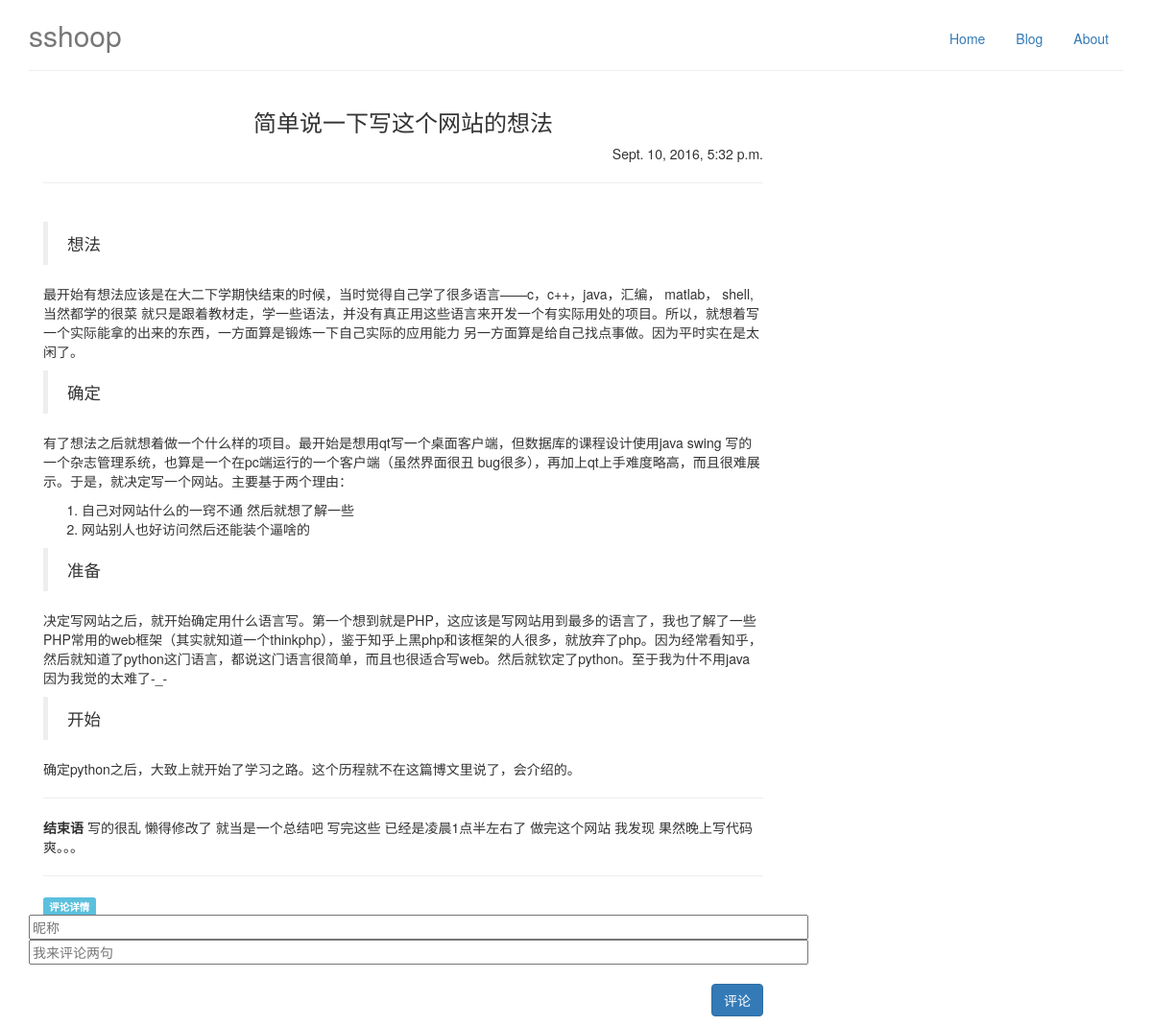
Screenshot of /blog/article/11 with the database file from the repository.
### blog/models.py (models this page shows, shortened)
class Article(models.Model):
    STATUS_CHOICES = (
        ('d', '草稿'),
        ('p', '发布'),
    )
    article_title = models.CharField(u'标题', max_length=50)
    article_text = models.TextField(u'正文', help_text='支持MarkDown语法')
    article_abstract = models.TextField(u'摘要', help_text='支持MarkDown语法')
    article_create_time = models.DateTimeField(u'创建时间', auto_now_add=True)
    article_change_time = models.DateTimeField(u'修改时间', auto_now=True)
    article_status = models.CharField('文章状态', max_length=1, choices=STATUS_CHOICES)
    article_index = models.BooleanField(u'首页', default=False)
    article_views = models.PositiveIntegerField(u'浏览量', default=0)
    article_likes = models.PositiveIntegerField(u'点赞数', default=0)
    article_category = models.ForeignKey('Category', verbose_name='分类')
    article_tag = models.ManyToManyField('Tag', verbose_name='标签', blank=True,)

### blog/views.py (the view)
# urls.py: url(r'^article/(?P<article_id>\d+)$', views.ArticleDetailView.as_view(), name='detail'),
class ArticleDetailView(DetailView):
    model = Article
    template_name = 'blog/blog_detail.html'
    context_object_name = 'article'
    pk_url_kwarg = 'article_id'
    def get_object(self):
        obj = super(ArticleDetailView, self).get_object()
        obj.article_text = markdown2.markdown(obj.article_text, extras=['fenced-code-blocks'])
        return obj
    def get_context_data(self, **kwargs):
        kwargs['comment_list'] = self.object.comment_set.all()
        kwargs['form'] = CommentForm()
        return super(ArticleDetailView, self).get_context_data(**kwargs)

### blog/forms.py
class CommentForm(forms.ModelForm):
    class Meta:
        model = Comment
        fields = ['comment_name', 'comment_text']
        widgets = {
            'comment_name': forms.TextInput(attrs={
                'size': 105,
                'class': 'form_control',
                'placeholder': '昵称',
                'aria_describedby': 'sizing-addonl',
            }),
            'comment_text': forms.TextInput(attrs={
                'size': 105,
                'class': 'special',
                'placeholder': '我来评论两句',
            }),
        }

### blog/templates/blog/blog_detail.html (shortened to what this page needs)
{% extends 'base.html' %}
{% block context %}
  <div class="container">
    <div class="row">
      <div class="col-md-8">
        <h3 class="blog-post-title-right">
          <p class="text-center">{{ article.article_title }}</p>
        </h3>
        <p class="text-right">{{ article.article_create_time }}</p>
        <hr />
        <br/>
        <div class="post-bd">
          {{ article.article_text |safe }}
        </div>
        <hr />
        {% include 'blog/comment.html' %}
      </div>
    </div>
  </div>
{% endblock %}

### rows the page displays
Article: article_title "简单说一下写这个网站的想法", article_create_time "Sept. 10, 2016, 5:32 p.m.", article_text "想法 最开始有想法应该是在大二下学期快结束的时候，当时觉得自己学了很多语言——c，c++，java，汇编， matlab， shell,当然都学的很菜 就只是跟着教材走，学一些语法，并没有真正用这些语言来开发一个有实际用处的项目。所以，就想着写一个实际能拿的出来的东西，一方面算是锻炼一下自己实际的应用能力 另一方面算是给自己找点事做。因为平时实在是太闲了。 确定 有了想法之后就想着做一个什么样的项目。最开始是想用qt写一个桌面客户端，但数据库的课程设计使用java swing 写的一个杂志管理系统，也算是一个在pc端运行的一个客户端（虽然界面很丑 bug很多），再加上qt上手难度略高，而且很难展示。于是，就决定写一个网站。主要基于两个理由： 自己对网站什么的一窍不通 然后就想了解一些 网站别人也好访问然后还能装个逼啥的 准备 决定写网站之后，就开始确定用什么语言写。第一个想到就是PHP，这应该是写网站用到最多的语言了，我也了解了一些PHP常用的web框架（其实就知道一个thinkphp），鉴于知乎上黑php和该框架的人很多，就放弃了php。因为经常看知乎，然后就知道了python这门语言，都说这门语言很简单，而且也很适合写web。然后就钦定了python。至于我为什不用java 因为我觉的太难了-_- 开始 确定python之后，大致上就开始了学习之路。这个历程就不在这篇博文里说了，会介绍的。 结束语 写的很乱 懒得修改了 就当是一个总结吧 写完这些 已经是凌晨1点半左右了 做完这个网站 我发现 果然晚上写代码爽。。。"
